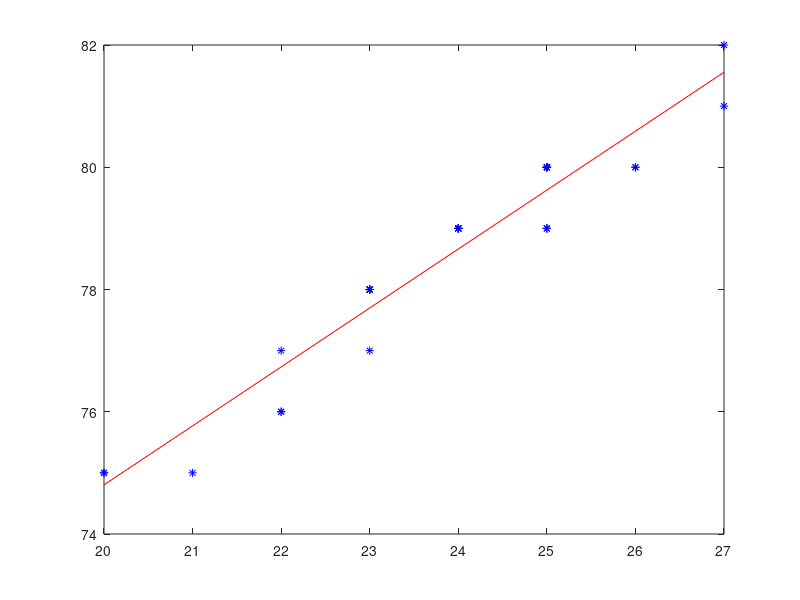

Write the MATLAB code that produced this figure.
x = [20,21,22,23,24,25,26,27;2,1,3,6,5,9,2,2];
y = [75,76,77,78,79,80,81,82;3,2,2,5,8,8,1,1];
xnew = [];
ynew = [];


Nx = sum(x(2,:));
Ny = sum(y(2,:));

for i=1:length(x(1,:))
     xnew = [xnew, x(1,i)*ones(1,x(2,i))];
end

for i=1:length(y(1,:))
    ynew = [ynew, y(1,i)*ones(1,y(2,i))];
end

mx = mean(xnew);
my = mean(ynew);

vx = var(xnew,1); % 1 - ca sa imparta cu 1/n
vy = var(ynew,1);

covarianta = cov(xnew, ynew, 1);

clasic = sum((xnew - mx) .* (ynew - my))/Nx;
[covarianta(1,2) clasic]

Ro = corrcoef(xnew, ynew);
RoClassic = clasic / sqrt(vx * vy);

x = 20:27;
y = my + RoClassic * sqrt (vy/vx) * (x - mx);
figure(1)
hold on; box on;
plot(x, y, 'r')
plot(xnew, ynew, 'b*')
